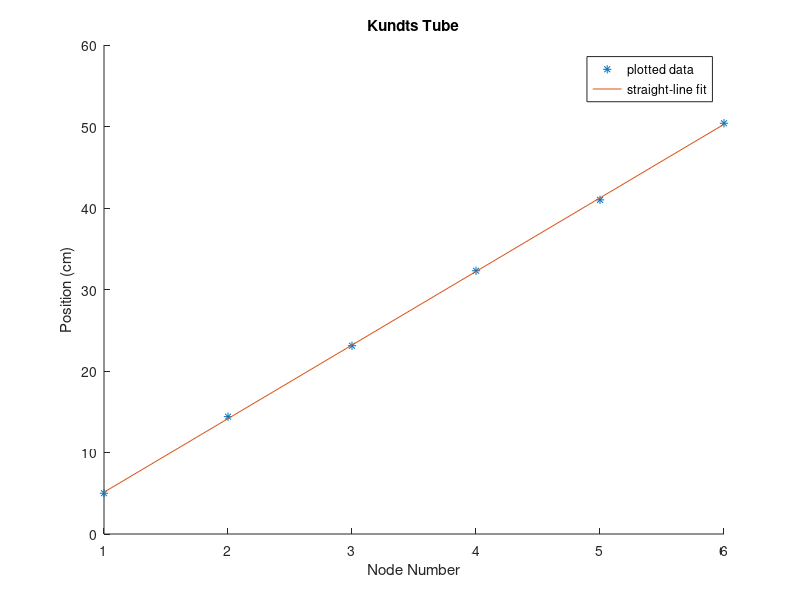

Write the MATLAB code that produced this figure.
clear all;close all
%Create the A matrix and b matrix and solve using both Prof. Jackson's
%metod and text book equations
A = [1;2;3;4;5;6];
one = ones(length(A),1);
d = [5;14.4;23.1;32.3;41.0;50.4];
A = [A one];
x = 1:6;
P = inv((transpose(A)*A))*transpose(A)*d;

b = P(2);

m = P(1);

lambda = m * 2;
%Taylor book equations used to calculate A,B,and delta
y = b + m*x;
delta = 6*sum(x.^2) - (sum(x)).^2;
newa = ((sum(x.^2)*(sum(y)) - sum(x)*sum(x.*y))/delta);
newb = ((6*sum(x.*y) - sum(x)*sum(y))/delta);
%Calculate uncertainty in y
sigmay = [];
for i = 1: length(d)
    sigmay = [sigmay (d(i) - newa - newb*x(i)).^2];
end
sigmay = sum(sigmay);
sigmay = sqrt((1/4)*sigmay);
sigmab = sigmay * sqrt(6/delta);
sigmab = sigmab*2;
%plot points given and best straight-fit line
hold on
plot(x,d,'*')
plot(x,y)

title('Kundts Tube')
xlabel('Node Number')
ylabel('Position (cm)')
legend('plotted data','straight-line fit')

fileID = fopen('leastsquares8.15.txt','w');
fprintf(fileID,'The wavelenth was calculated as %.5f with an uncertainty of %.2f \n',lambda,sigmab);
fprintf(fileID,'The straight-line equation was calculated as 9.0286X - 3.9');
fclose(fileID);
